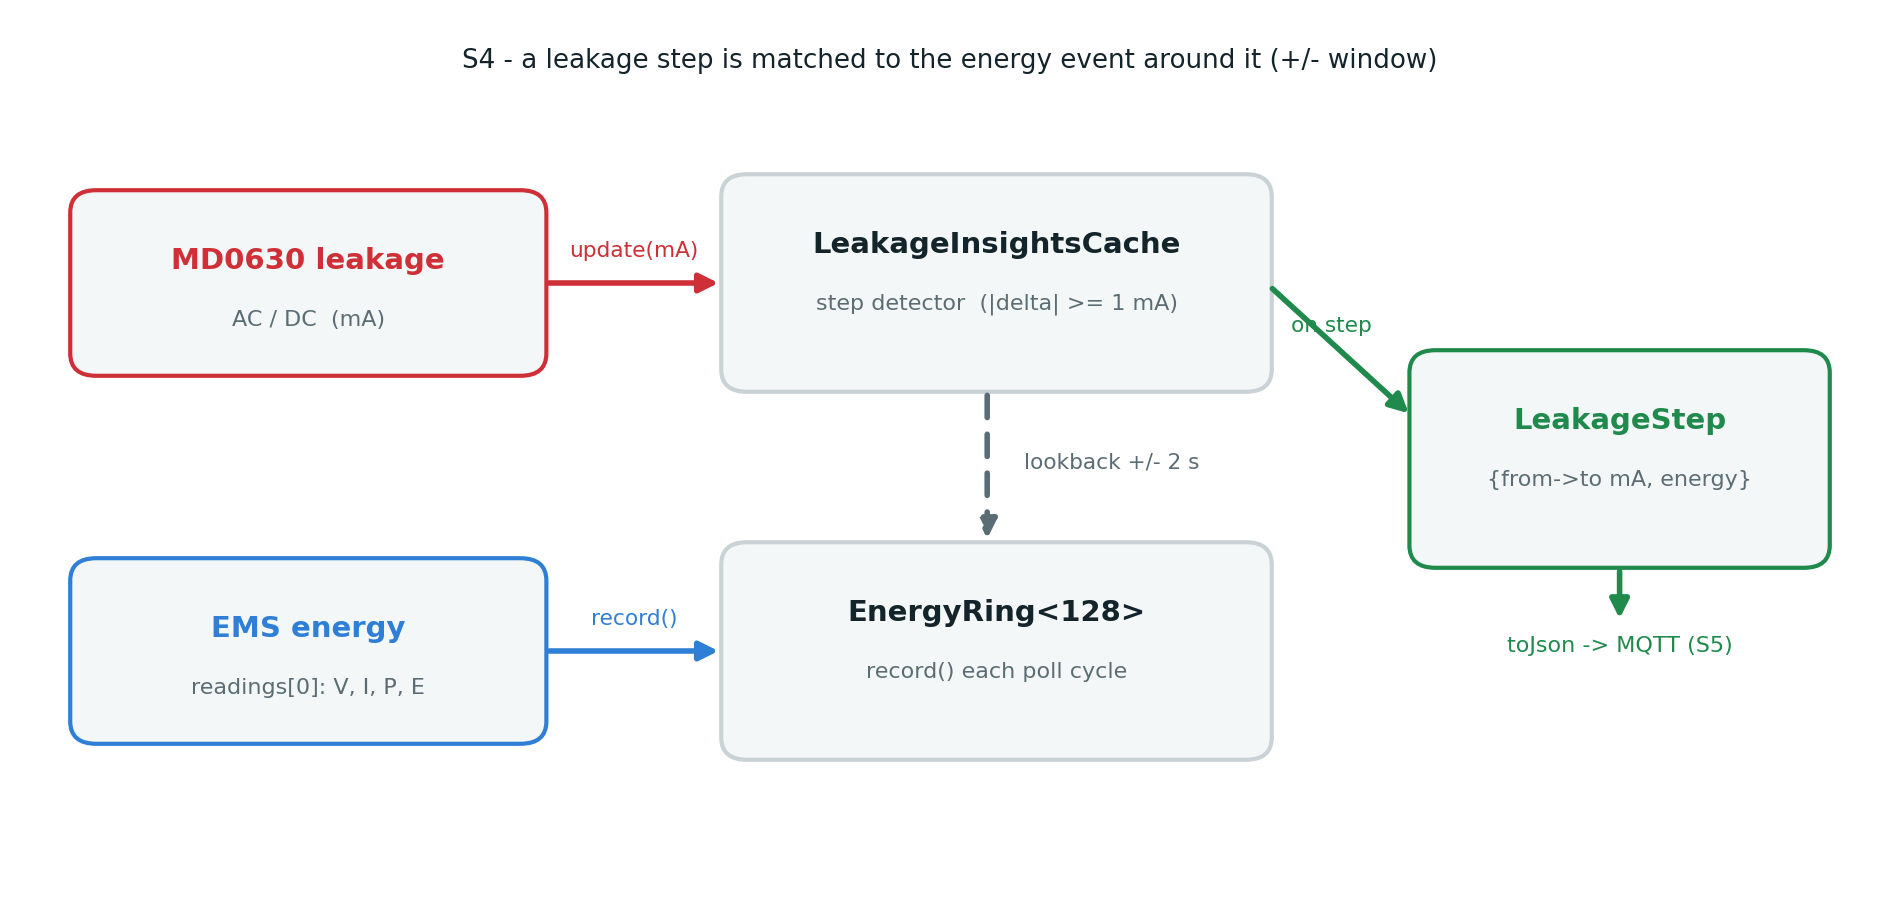

Write the Python code that produced this figure.
"""Generate the S4 architecture / data-flow diagram (energy-change correlation cache)."""
import matplotlib, os
matplotlib.use("Agg")
import matplotlib.pyplot as plt
from matplotlib.patches import FancyBboxPatch, FancyArrowPatch

INK="#14242b"; MUT="#5b6d74"; BORD="#c9d3d5"; FILL="#f4f7f7"
LEAK="#cf2f36"; ENER="#2f7fd6"; OUT="#1f8a4c"

fig,ax=plt.subplots(figsize=(9.6,4.7)); ax.set_xlim(0,100); ax.set_ylim(0,55); ax.axis("off")

def box(x,y,w,h,title,sub="",edge=BORD,tcol=INK):
    ax.add_patch(FancyBboxPatch((x,y),w,h,boxstyle="round,pad=0.3,rounding_size=1.4",
                 linewidth=1.5,edgecolor=edge,facecolor=FILL))
    ax.text(x+w/2,y+h-3.2,title,ha="center",va="top",fontsize=10.5,fontweight="bold",color=tcol)
    if sub: ax.text(x+w/2,y+h-7.1,sub,ha="center",va="top",fontsize=8,color=MUT)

def arrow(x0,y0,x1,y1,color=INK,style="-",lw=2.0):
    ax.add_patch(FancyArrowPatch((x0,y0),(x1,y1),arrowstyle="-|>",mutation_scale=14,
                 lw=lw,color=color,linestyle=style,shrinkA=3,shrinkB=3))

# input boxes
box(3,33,25,11,"MD0630 leakage","AC / DC  (mA)",edge=LEAK,tcol=LEAK)
box(3,10,25,11,"EMS energy","readings[0]: V, I, P, E",edge=ENER,tcol=ENER)

# middle
box(38,32,29,13,"LeakageInsightsCache","step detector  (|delta| >= 1 mA)")
box(38,9,29,13,"EnergyRing<128>","record() each poll cycle")

# output
box(75,21,22,13,"LeakageStep","{from->to mA, energy}",edge=OUT,tcol=OUT)

# arrows
arrow(28,38.5,38,38.5,LEAK)                     # leakage -> detector
ax.text(33,40.2,"update(mA)",ha="center",fontsize=7.8,color=LEAK)
arrow(28,15.5,38,15.5,ENER)                     # energy -> ring
ax.text(33,17.2,"record()",ha="center",fontsize=7.8,color=ENER)
arrow(52,32,52,22,MUT,style=(0,(4,3)))          # detector queries ring
ax.text(54,27,"lookback +/- 2 s",ha="left",fontsize=7.8,color=MUT)
arrow(67,38.5,75,30,OUT)                        # on step -> LeakageStep
ax.text(70.5,35.5,"on step",ha="center",fontsize=7.8,color=OUT)
arrow(86,21,86,17,OUT)                          # -> MQTT
ax.text(86,15.5,"toJson -> MQTT (S5)",ha="center",fontsize=8,color=OUT)

ax.text(50,52,"S4 - a leakage step is matched to the energy event around it (+/- window)",
        ha="center",fontsize=9.4,color=INK)
plt.tight_layout()
out=os.path.join(os.path.dirname(__file__),"s4_architecture.png")
plt.savefig(out,dpi=200,bbox_inches="tight"); print("saved",out)
